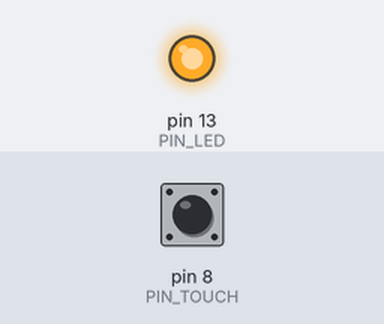
Recording of a sketch running on a simulated Arduino Uno, built with avr-gcc and run on an emulated ATmega328P. Parts: output pins drawn as LEDs (lit = HIGH). The test bench sets the inputs (shaded band); at power-on: pin 8 (PIN_TOUCH) LOW. What the sketch prints to the serial monitor is not drawn.

Above: at 0.1 s.
At 3.4 s:
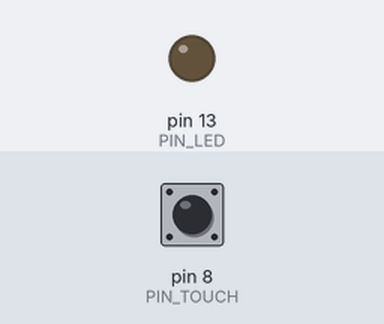
Timing chart, 0 to 4.9 s (numbered marks = the images above):
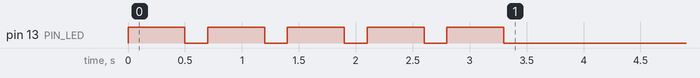

The sketch:

TouchButton.ino
```cpp
#define PIN_TOUCH 8
#define PIN_LED 13

int val;

void setup() {
  Serial.begin(9600);

  pinMode(PIN_TOUCH, INPUT);
  pinMode(PIN_LED, OUTPUT);

  for(int i=0;i<5;i++){
   digitalWrite(PIN_LED, HIGH);
   delay(500);
   digitalWrite(PIN_LED, LOW);
   delay(200);
  }
}

void loop() {
  val = digitalRead(PIN_TOUCH);
  Serial.println(val);
  digitalWrite(PIN_LED, val);
  delay(100);
}
```
